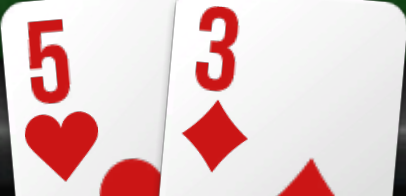
#> input picture tests/fixtures/ggpoker_53o.png, 406 x 196 px
$ python -i position_detector.py   (imports and definitions only)
#> lines starting #> are read from the running program, lines starting #| are printed output that depends on the picture
#> further down, picture is the input picture: PIL image 406x196 RGB; mean R, G, B 228.7, 201.7, 201.6
"""
Position Detection Module for Poker RTA.

Detects player position (BTN, SB, BB, UTG, MP, CO) and spot (open, facing open, facing 3bet)
by parsing the GGPoker window using OCR and visual analysis.
"""

import re
from typing import Dict, Optional, Tuple, List
from enum import Enum

try:
    from PIL import Image
    HAS_PIL = True
except ImportError:
    HAS_PIL = False

try:
    import numpy as np
    HAS_NUMPY = True
except ImportError:
    HAS_NUMPY = False


class Position(Enum):
    """Player positions at a 6-max table."""
    UTG = "UTG"      # Under the Gun
    MP = "MP"        # Middle Position
    CO = "CO"        # Cutoff
    BTN = "BTN"      # Button
    SB = "SB"        # Small Blind
    BB = "BB"        # Big Blind


class Spot(Enum):
    """Pre-flop spots."""
    OPEN = "open"                    # First to act (open the action)
    FACING_OPEN = "facing_open"      # Facing an open raise
    FACING_3BET = "facing_3bet"      # Facing a 3-bet
    FACING_4BET = "facing_4bet"      # Facing a 4-bet


class PositionDetector:
    """
    Detects position and spot from poker table screenshots.

    Uses OCR and visual analysis to determine:
    - Dealer button position
    - Hero's position relative to dealer button
    - Current spot from action history
    """

    # Position order for 6-max (starting from UTG preflop)
    POSITION_ORDER_6MAX = [Position.UTG, Position.MP, Position.CO, Position.BTN, Position.SB, Position.BB]

    # Action patterns to detect from table text
    ACTION_PATTERNS = {
        Spot.OPEN: [
            r'you.*check',
            r'you.*fold',
            r'you.*call.*blinds?',
            r'you.*raise.*to',
            r'first.*in',
        ],
        Spot.FACING_OPEN: [
            r'.*raised.*to',
            r'.*opens.*to',
            r'facing.*raise',
            r'called.*by',
        ],
        Spot.FACING_3BET: [
            r'.*3-bet',
            r'.*re-raised',
            r'.*3bet',
            r'facing.*3bet',
        ],
        Spot.FACING_4BET: [
            r'.*4-bet',
            r'.*re-re-raised',
            r'.*4bet',
            r'facing.*4bet',
        ],
    }

    def __init__(self):
        self.detected_positions = {}  # Cache for learned positions
        self.last_position: Optional[Position] = None
        self.last_spot: Optional[Spot] = None
        self.detection_status = "idle"  # idle, detecting, success, error

    # Clockwise seat order; hero is always displayed at bottom centre.
    SEATS = ((.50, .16), (.86, .29), (.89, .70),
             (.50, .87), (.14, .70), (.14, .29))
    HERO_SEAT = 3

    def detect_dealer_button(self, img):
        """Find a yellow circular marker near a seat, excluding chips/text."""
        rgb = img.convert('RGB')
        width, height = rgb.size
#> width = 406; height = 196
        y0, y1 = int(height * .15), int(height * .84)
#> y0 = 29; y1 = 164
        x0, x1 = int(width * .08), int(width * .92)
#> x0 = 32; x1 = 373
        if HAS_NUMPY:
            arr = np.asarray(rgb, dtype=np.float32)[y0:y1, x0:x1]
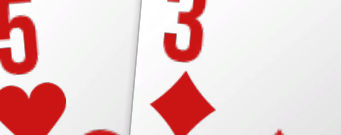
#> arr: shape (135, 341, 3) float32; mean R, G, B 235, 204.1, 204.2
            r, g, b = arr[..., 0], arr[..., 1], arr[..., 2]
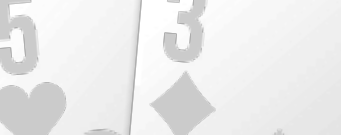
#> r: shape (135, 341) float32; min 168, max 255, mean 235
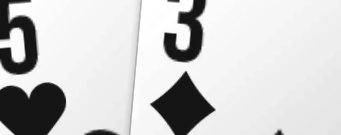
#> g: shape (135, 341) float32; min 21, max 255, mean 204.1
            cond = (r > 170) & (g > 125) & (b < 110) & (r > b * 1.6) & (g > b * 1.5)
#> cond: shape (135, 341) bool; every value is 0
            ys, xs = np.nonzero(cond)
#> ys = empty array; xs = empty array
            mask = {(x + x0, y + y0) for y, x in zip(ys.tolist(), xs.tolist())}
#> mask = 0 items
        else:
            mask = set()
            for y in range(y0, y1):
                for x in range(x0, x1):
                    r, g, b = rgb.getpixel((x, y))
                    if r > 170 and g > 125 and b < 110 and r > b * 1.6 and g > b * 1.5:
                        mask.add((x, y))
        candidates = []
        while mask:
            start = mask.pop()
            stack, points = [start], [start]
            while stack:
                x, y = stack.pop()
                for dx, dy in ((1,0), (-1,0), (0,1), (0,-1)):
                    neighbor = x + dx, y + dy
                    if neighbor in mask:
                        mask.remove(neighbor)
                        stack.append(neighbor)
                        points.append(neighbor)
            xs, ys = zip(*points)
            w, h = max(xs) - min(xs) + 1, max(ys) - min(ys) + 1
            if not (height * .020 <= h <= height * .042 and .8 <= w / h <= 1.25):
                continue
            if not .5 <= len(points) / (w * h) <= .88:
                continue
            center = ((min(xs) + max(xs)) / 2, (min(ys) + max(ys)) / 2)
            radius = max(2, round(h * .30))
            inner = rgb.crop((round(center[0]) - radius, round(center[1]) - radius,
                              round(center[0]) + radius, round(center[1]) + radius))
            dark_ink = sum(max(p) < 130 for p in inner.getdata()) / (inner.width * inner.height)
            if not .12 < dark_ink < .65:
                continue  # Yellow chips have no dark D in their centre.
            # Marker belongs inside the rail, next to a seat. Central yellow
            # pot text and distant controls cannot identify a dealer.
            cx, cy = center[0] / width, center[1] / height
            distance = min(((cx - sx)**2 + (cy - sy)**2)**.5 for sx, sy in self.SEATS)
            if distance < .21:
                candidates.append(center)
#> this loop made 0 passes
#> after the loop, candidates = []
        return tuple(map(round, candidates[0])) if len(candidates) == 1 else None

    def detect_occupied_seats(self, img):
        """Require both a dark nameplate and bright/dimmed text in each seat band.

        A seat with inconclusive evidence is unknown, not assumed occupied.
        Folded players have dimmed stack text (mn > 90) but still occupy their
        seat for position mapping; active_seats tracks unfolded players with
        bright stack text (mn > 115).
        """
        rgb = img.convert('RGB')
        width, height = rgb.size
#> width = 406; height = 196
        occupied, active, unknown = [], [], []
        arr = np.asarray(rgb, dtype=np.int16) if HAS_NUMPY else None
#> arr: shape (196, 406, 3) int16
        for index, (cx, cy) in enumerate(self.SEATS):
            # Nameplate is immediately below the avatar/cards.
            bx0, by0 = int((cx - .055) * width), int(cy * height)
            bx1, by1 = int((cx + .055) * width), int((cy + .065) * height)
            if arr is not None:
                band_arr = arr[by0:by1, bx0:bx1]
                mx = band_arr.max(axis=-1)
                mn = band_arr.min(axis=-1)
                dark = float((mx < 85).mean())
                text = float(((mn > 90) & (mx - mn < 45)).mean())
                bright_text = float(((mn > 115) & (mx - mn < 45)).mean())
            else:
                band = rgb.crop((bx0, by0, bx1, by1))
                pixels = list(band.getdata())
                dark = sum(max(p) < 85 for p in pixels) / len(pixels)
                text = sum(min(p) > 90 and max(p) - min(p) < 45 for p in pixels) / len(pixels)
                bright_text = sum(min(p) > 115 and max(p) - min(p) < 45 for p in pixels) / len(pixels)
            if dark > .40 and text > .025:
                occupied.append(index)
                active_threshold = .04 if index == self.HERO_SEAT else .085
                if bright_text >= active_threshold:
                    active.append(index)
            elif text > .015 or dark < .15:
                unknown.append(index)
#> this loop made 6 passes
#> (text, bright_text) on passes 1 to 6: (0.901, 0.901), (1, 1), (1, 1), (0.99, 0.99), (0, 0), (0.48, 0.48)
#> after the loop, active = []; occupied = []; unknown = [0, 1, 2, 3, 4, 5]
        self.occupied_seats = occupied
#> self.occupied_seats = []
        self.active_seats = active
#> self.active_seats = []
        self.unknown_seats = unknown
#> self.unknown_seats = [0, 1, 2, 3, 4, 5]
        return occupied

    def detect_hero_position(self, img, dealer_button=None):
        if dealer_button is None:
            dealer_button = self.detect_dealer_button(img)
        occupied = self.detect_occupied_seats(img)
#> occupied = []
        if dealer_button is None:
            return None
        cx, cy = dealer_button[0] / img.width, dealer_button[1] / img.height
        dealer = min(range(6), key=lambda i: (cx - self.SEATS[i][0])**2 + (cy - self.SEATS[i][1])**2)
        if self.HERO_SEAT not in occupied or dealer not in occupied:
            return None
        if dealer == self.HERO_SEAT:
            return Position.BTN
        if self.unknown_seats or len(occupied) < 2:
            return None
        order = sorted(occupied, key=lambda i: (i - dealer) % 6)
        offset = order.index(self.HERO_SEAT)
        if len(order) == 2:
            return Position.BB
        names = {3: [Position.BTN, Position.SB, Position.BB],
                 4: [Position.BTN, Position.SB, Position.BB, Position.CO],
                 5: [Position.BTN, Position.SB, Position.BB, Position.UTG, Position.CO],
                 6: [Position.BTN, Position.SB, Position.BB, Position.UTG, Position.MP, Position.CO]}
        return names[len(order)][offset]

    # [71 lines left out: functions _angle_to_position, detect_spot_from_text, detect_spot_from_image, get_position_info, save_position_cache, not called in this run]

    def load_position_cache(self) -> Dict:
        """Load cached position data."""
        return self.detected_positions.copy()


# [48 lines left out: function detect_position_and_spot, not called in this run]


# [25 lines not run here, left out]

>>> from PIL import Image
>>> picture = Image.open('tests/fixtures/ggpoker_53o.png')
>>> result = PositionDetector().detect_hero_position(picture)

$ run again, on tests/fixtures/ggpoker_A3s.png
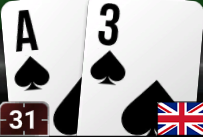
#> input picture tests/fixtures/ggpoker_A3s.png, 203 x 137 px
#> picture is the input picture: PIL image 203x137 RGBA; mean R, G, B, A 177.8, 172.4, 173.9, 255
#> in detect_dealer_button, `arr = np.asarray(rgb, dtype=np.float32)[y0:y1, x0:x1]`:
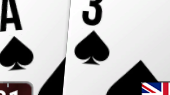
#> arr: shape (95, 170, 3) float32; mean R, G, B 181.7, 179.9, 180.6
#> in detect_dealer_button, `r, g, b = arr[..., 0], arr[..., 1], arr[..., 2]`:
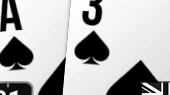
#> g: shape (95, 170) float32; min 0, max 255, mean 179.9
#> cond: shape (95, 170) bool; every value is 0
#> ys = empty array
#> mask = 0 items
#> after the loop in detect_dealer_button, `while mask:`: candidates = []
#> the loop in detect_occupied_seats, `for index, (cx, cy) in enumerate(self.SEATS):` made 6 passes
#> (dark, text, bright_text) on passes 1 to 6: (0.172, 0.823, 0.823), (0, 1, 1), (0.136, 0.732, 0.636), (0, 1, 1), (0.0909, 0.899, 0.879), (0.667, 0.333, 0.323)
#> after the loop in detect_occupied_seats, `for index, (cx, cy) in enumerate(self.SEATS):`: active = [5]; unknown = [0, 1, 2, 3, 4]
#> self.occupied_seats = [5]
#> self.unknown_seats = [0, 1, 2, 3, 4]
#> in detect_hero_position, `occupied = self.detect_occupied_seats(img)`: occupied = [5]
